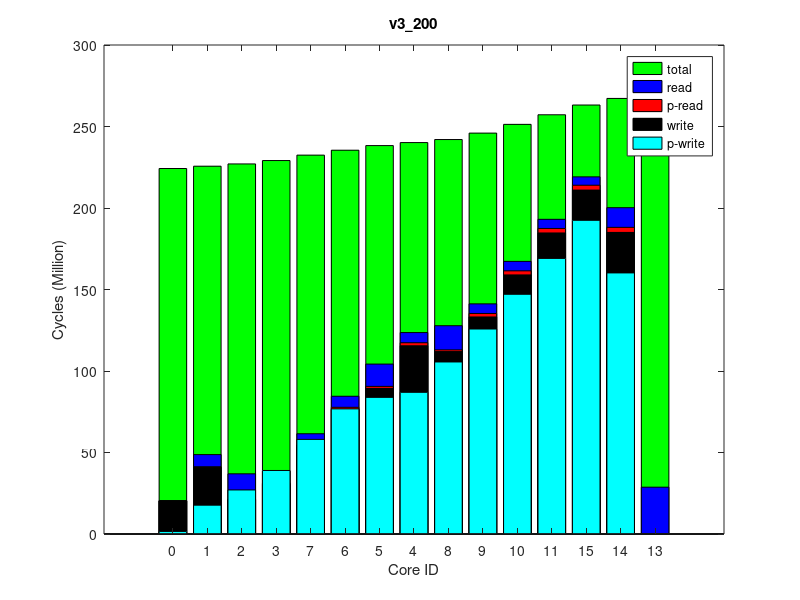

MATLAB code for this plot:
times(1, :, :) = [
132352, 226068720, 0
490865, 227499952, 0
340115, 228900311, 0
851370, 230994954, 0
1102502, 234333947, 0
1412835, 237409896, 0
1218857, 240334076, 0
1840255, 242229987, 0
1026250, 244148300, 0
2134720, 248236447, 0
2496266, 253785648, 0
2748596, 259891495, 0
2974513, 266103770, 0
3102117, 270240239, 0
0, 270942608, 0
];
times(2, :, :) = [
132352, 226096490, 0
499163, 227528171, 0
350388, 228928453, 0
857773, 231020325, 0
1116731, 234359550, 0
1419923, 237436044, 0
1221325, 240358111, 0
1840195, 242255957, 0
1027618, 244176160, 0
2135288, 248262373, 0
2498531, 253813014, 0
2750357, 259918700, 0
2976805, 266132013, 0
3100976, 270274828, 0
0, 270976027, 0
];
times(3, :, :) = [
132352, 226079396, 0
499796, 227508783, 0
350168, 228909005, 0
851804, 230999729, 0
1116939, 234339033, 0
1419426, 237417108, 0
1216878, 240340347, 0
1840927, 242238104, 0
1027064, 244156498, 0
2134995, 248242550, 0
2499131, 253791459, 0
2756539, 259896096, 0
2975887, 266097869, 0
3101237, 270230460, 0
0, 270933537, 0
];
times(4, :, :) = [
132352, 226071128, 0
492901, 227500661, 0
342024, 228902052, 0
850487, 230995922, 0
1100501, 234337915, 0
1413985, 237414909, 0
1216130, 240337937, 0
1840834, 242235031, 0
1027691, 244154607, 0
2135400, 248241573, 0
2495302, 253792003, 0
2752776, 259897708, 0
2975061, 266102588, 0
3103509, 270244308, 0
0, 270943624, 0
];
times(5, :, :) = [
132352, 226086187, 0
499243, 227516178, 0
349862, 228917340, 0
850829, 231004919, 0
1116703, 234344595, 0
1420770, 237423249, 0
1218546, 240345850, 0
1840830, 242242453, 0
1027141, 244160867, 0
2135376, 248247687, 0
2499137, 253796914, 0
2751452, 259902607, 0
2974669, 266110747, 0
3100658, 270255570, 0
0, 270954752, 0
];
times(6, :, :) = [
132352, 226083303, 0
499843, 227511995, 0
350407, 228912318, 0
853307, 231002971, 0
1110203, 234340909, 0
1419998, 237417668, 0
1215928, 240340289, 0
1840096, 242238071, 0
1027398, 244157235, 0
2135838, 248245415, 0
2493781, 253792968, 0
2754932, 259898058, 0
2975654, 266104032, 0
3102972, 270228050, 0
0, 270930402, 0
];
times(7, :, :) = [
132352, 226078555, 0
499008, 227507892, 0
350331, 228909977, 0
851889, 230999049, 0
1116555, 234337468, 0
1420615, 237415419, 0
1216492, 240338353, 0
1840017, 242234121, 0
1027431, 244153409, 0
2134952, 248241068, 0
2494825, 253790505, 0
2756225, 259896514, 0
2976271, 266105148, 0
3103031, 270239538, 0
0, 270939614, 0
];
times(8, :, :) = [
132352, 226076149, 0
499779, 227506494, 0
350415, 228905971, 0
850643, 230996014, 0
1110030, 234334291, 0
1420983, 237411092, 0
1220668, 240333219, 0
1840515, 242229391, 0
1027303, 244149001, 0
2134424, 248237924, 0
2497971, 253789529, 0
2748310, 259893718, 0
2974442, 266100334, 0
3102200, 270239153, 0
0, 270935248, 0
];
times(9, :, :) = [
132352, 226079201, 0
499834, 227507856, 0
350526, 228907273, 0
851377, 230997402, 0
1110109, 234337675, 0
1420552, 237415626, 0
1216559, 240339234, 0
1840176, 242235497, 0
1027351, 244154163, 0
2135452, 248240634, 0
2498190, 253790376, 0
2753722, 259895285, 0
2976664, 266100193, 0
3101841, 270236128, 0
0, 270937489, 0
];
times(10, :, :) = [
132352, 226083958, 0
499831, 227513348, 0
345681, 228913371, 0
849804, 231005388, 0
1099927, 234344855, 0
1411536, 237420446, 0
1215588, 240345618, 0
1840885, 242243322, 0
1027343, 244162022, 0
2135608, 248249528, 0
2496626, 253798216, 0
2752872, 259904014, 0
2975038, 266108304, 0
3099085, 270252652, 0
0, 270951163, 0
];
ave_times = round(squeeze(mean(times)));
format long g, ave_times
std_times = round(squeeze(std(times)));
format long g, std_times
polling_read_times = ave_times;
times(1, :, :) = [
1563803, 224332149, 0
17582259, 225757104, 0
26864217, 227152658, 0
38957924, 229231497, 0
58017442, 232569644, 0
76724439, 235627159, 0
83769696, 238528256, 0
86883389, 240415933, 0
105522443, 242332186, 0
125722614, 246411497, 0
147065268, 251948920, 0
169076980, 258012612, 0
192466638, 264104268, 0
160189212, 268200689, 0
0, 268886113, 0
];
times(2, :, :) = [
1593863, 224344603, 0
17824051, 225769111, 0
27363674, 227164822, 0
39041984, 229241831, 0
58236721, 232579904, 0
76949662, 235638979, 0
84003285, 238539933, 0
87313880, 240426092, 0
105742534, 242342897, 0
126156335, 246423326, 0
147117839, 251957303, 0
169158306, 258019764, 0
192484622, 264113323, 0
160173578, 268200445, 0
0, 268886049, 0
];
times(3, :, :) = [
1581474, 224349701, 0
17693591, 225774851, 0
27061512, 227171423, 0
39018232, 229254409, 0
58081559, 232594122, 0
76764753, 235650063, 0
83870772, 238553961, 0
87048458, 240440605, 0
105643403, 242357155, 0
125997685, 246437092, 0
147166429, 251974059, 0
169170123, 258033265, 0
192483171, 264120710, 0
160200514, 268199381, 0
0, 268881125, 0
];
times(4, :, :) = [
1581919, 224333729, 0
17707291, 225757384, 0
27114068, 227153548, 0
39081756, 229233874, 0
58097912, 232572869, 0
76810164, 235630099, 0
83870799, 238534907, 0
86979360, 240422808, 0
105593545, 242338093, 0
125784742, 246416515, 0
147053425, 251952904, 0
169136223, 258022474, 0
192464453, 264113726, 0
160203389, 268219126, 0
0, 268906341, 0
];
times(5, :, :) = [
1560902, 224325775, 0
17638925, 225749483, 0
26969665, 227143597, 0
38907201, 229227037, 0
58044244, 232564038, 0
76713485, 235621966, 0
83721098, 238522059, 0
86742875, 240407505, 0
105448137, 242322162, 0
125533168, 246401846, 0
146996999, 251937021, 0
169012577, 258005644, 0
192415440, 264096484, 0
160159086, 268188014, 0
0, 268879197, 0
];
times(6, :, :) = [
1562730, 224322302, 0
17642819, 225748547, 0
26999510, 227145285, 0
38971120, 229221208, 0
57885096, 232558332, 0
76574152, 235616184, 0
83632260, 238518075, 0
86537073, 240404823, 0
105348179, 242319985, 0
125452172, 246399745, 0
146933783, 251937050, 0
168959819, 258001511, 0
192268586, 264091314, 0
160161239, 268178721, 0
0, 268873953, 0
];
times(7, :, :) = [
1560415, 224331961, 0
17639389, 225756335, 0
26972026, 227152007, 0
38968489, 229229620, 0
58065283, 232565909, 0
76823495, 235624771, 0
83847556, 238529301, 0
86912526, 240417285, 0
105556635, 242330759, 0
125807840, 246410139, 0
147055457, 251947051, 0
169019679, 258001457, 0
192431536, 264092749, 0
160161910, 268176540, 0
0, 268858728, 0
];
times(8, :, :) = [
1537584, 224304248, 0
17521817, 225728937, 0
26896370, 227127757, 0
38790598, 229207039, 0
57898602, 232546650, 0
76724837, 235604017, 0
83770905, 238506940, 0
86866129, 240395864, 0
105512616, 242310209, 0
125760291, 246389746, 0
147023681, 251928710, 0
169015511, 257991061, 0
192391242, 264080903, 0
160174279, 268169939, 0
0, 268852585, 0
];
times(9, :, :) = [
1565966, 224319541, 0
17644069, 225745349, 0
26976595, 227141398, 0
38930218, 229220868, 0
57988767, 232558769, 0
76798903, 235616151, 0
83796281, 238519134, 0
86791855, 240406734, 0
105519834, 242322437, 0
125654404, 246404130, 0
146959043, 251941307, 0
168958002, 258005815, 0
192457446, 264094352, 0
160169901, 268197807, 0
0, 268884985, 0
];
times(10, :, :) = [
1573338, 224324681, 0
17661435, 225749412, 0
27081246, 227142940, 0
39050048, 229221626, 0
58069946, 232558244, 0
76816380, 235615967, 0
83828213, 238520062, 0
86943111, 240404785, 0
105564781, 242319613, 0
125797060, 246400009, 0
147028420, 251934246, 0
169082753, 257994974, 0
192403520, 264088083, 0
160164883, 268189991, 0
0, 268875752, 0
];
ave_times = round(squeeze(mean(times)));
format long g, ave_times
std_times = round(squeeze(std(times)));
format long g, std_times
polling_write_times = ave_times;
times(1, :, :) = [
0, 249331123, 0
7933845, 250911143, 64000
15941347, 252423033, 128000
8018925, 254646554, 64000
7965305, 258237581, 64000
8198861, 261606293, 64000
14904436, 264751108, 128000
8087807, 266808526, 64000
15865321, 268831773, 128000
8039316, 273144871, 64000
8313637, 279011247, 64000
8362486, 285332749, 64000
8126205, 291777076, 64000
15187618, 296134056, 128000
28722387, 296851184, 255980
];
times(2, :, :) = [
0, 249298197, 0
7934702, 250877804, 64000
15943605, 252391801, 128000
8020089, 254614883, 64000
7964969, 258201978, 64000
8201221, 261567593, 64000
14903495, 264711117, 128000
8090206, 266767171, 64000
15865007, 268786919, 128000
8039560, 273100729, 64000
8310487, 278962356, 64000
8364979, 285284966, 64000
8128118, 291728731, 64000
15183880, 296114554, 128000
28720683, 296830372, 255980
];
times(3, :, :) = [
0, 249308996, 0
7935846, 250887247, 64000
15942161, 252397719, 128000
8032104, 254624510, 64000
7965165, 258219043, 64000
8197743, 261592306, 64000
14905369, 264735123, 128000
8084077, 266790214, 64000
15860332, 268811659, 128000
8040356, 273121642, 64000
8308946, 278987810, 64000
8367195, 285309190, 64000
8125833, 291751780, 64000
15189152, 296130375, 128000
28724056, 296844571, 255980
];
times(4, :, :) = [
0, 249331168, 0
7935812, 250910539, 64000
15941267, 252420612, 128000
8031203, 254641567, 64000
7964567, 258245825, 64000
8201285, 261617543, 64000
14902715, 264765123, 128000
8087563, 266820039, 64000
15859984, 268838864, 128000
8053114, 273150949, 64000
8307674, 279018383, 64000
8363134, 285333098, 64000
8126946, 291775698, 64000
15189640, 296110885, 128000
28722418, 296827626, 255980
];
times(5, :, :) = [
0, 249325479, 0
7934729, 250906181, 64000
15944474, 252417478, 128000
8032088, 254638640, 64000
7964519, 258225958, 64000
8200105, 261591723, 64000
14901375, 264737667, 128000
8086226, 266793422, 64000
15859879, 268812596, 128000
8042060, 273124232, 64000
8313713, 278989361, 64000
8362661, 285311130, 64000
8127396, 291754747, 64000
15188958, 296116725, 128000
28723320, 296829385, 255980
];
times(6, :, :) = [
0, 249336209, 0
7933788, 250915606, 64000
15944982, 252425505, 128000
8021457, 254646976, 64000
7964574, 258237878, 64000
8200112, 261609204, 64000
14902657, 264755075, 128000
8084662, 266809528, 64000
15861055, 268828339, 128000
8039720, 273138514, 64000
8311846, 279003137, 64000
8363635, 285322947, 64000
8127524, 291766215, 64000
15186076, 296130563, 128000
28722868, 296834701, 255980
];
times(7, :, :) = [
0, 249315438, 0
7934050, 250895411, 64000
15942199, 252406035, 128000
8022753, 254628828, 64000
7965357, 258215647, 64000
8201069, 261581608, 64000
14903929, 264727377, 128000
8085623, 266782523, 64000
15863149, 268805024, 128000
8038779, 273115896, 64000
8310191, 278984891, 64000
8366871, 285302321, 64000
8127731, 291744917, 64000
15186540, 296114678, 128000
28721627, 296824868, 255980
];
times(8, :, :) = [
0, 249333517, 0
7934597, 250913124, 64000
15943513, 252423614, 128000
8031144, 254646205, 64000
7964140, 258238587, 64000
8199608, 261605520, 64000
14906623, 264749230, 128000
8085252, 266803300, 64000
15863565, 268825392, 128000
8052558, 273137794, 64000
8312085, 279000389, 64000
8363518, 285321058, 64000
8126292, 291763868, 64000
15191539, 296117474, 128000
28723695, 296826005, 255980
];
times(9, :, :) = [
0, 249343800, 0
7935609, 250923797, 64000
15945908, 252436975, 128000
8021235, 254659189, 64000
7965805, 258243126, 64000
8202200, 261608365, 64000
14905340, 264753270, 128000
8090110, 266807766, 64000
15861115, 268830366, 128000
8053153, 273140490, 64000
8309237, 279007582, 64000
8362958, 285331362, 64000
8125753, 291774026, 64000
15189387, 296128555, 128000
28723505, 296832811, 255980
];
times(10, :, :) = [
0, 249328210, 0
7936011, 250906276, 64000
15942551, 252419125, 128000
8020254, 254640946, 64000
7963632, 258228782, 64000
8200734, 261590453, 64000
14905985, 264734767, 128000
8088747, 266790342, 64000
15862132, 268812686, 128000
8038656, 273124828, 64000
8307294, 278988744, 64000
8362643, 285306750, 64000
8126551, 291748176, 64000
15187368, 296108271, 128000
28722788, 296819390, 255980
];
ave_times = round(squeeze(mean(times)));
format long g, ave_times
std_times = round(squeeze(std(times)));
format long g, std_times
read_times = ave_times;
times(1, :, :) = [
0, 224235822, 0
0, 225656545, 0
0, 227049166, 0
0, 229124350, 0
0, 232445437, 0
0, 235458328, 0
0, 238300784, 0
0, 240147361, 0
0, 242009803, 0
0, 245955205, 0
0, 251321319, 0
0, 257208412, 0
0, 263187462, 0
0, 267237746, 0
0, 267926664, 0
];
times(2, :, :) = [
0, 224224254, 0
0, 225645157, 0
0, 227036968, 0
0, 229105785, 0
0, 232427830, 0
0, 235440303, 0
0, 238282271, 0
0, 240128457, 0
0, 241991463, 0
0, 245936257, 0
0, 251301751, 0
0, 257189746, 0
0, 263169834, 0
0, 267214943, 0
0, 267898602, 0
];
times(3, :, :) = [
0, 224221103, 0
0, 225640063, 0
0, 227034041, 0
0, 229106555, 0
0, 232426515, 0
0, 235440933, 0
0, 238282500, 0
0, 240129336, 0
0, 241991430, 0
0, 245937982, 0
0, 251304480, 0
0, 257189177, 0
0, 263160127, 0
0, 267201099, 0
0, 267889669, 0
];
times(4, :, :) = [
0, 224235270, 0
0, 225656349, 0
0, 227047860, 0
0, 229125170, 0
0, 232448359, 0
0, 235461306, 0
0, 238302672, 0
0, 240148870, 0
0, 242012013, 0
0, 245957322, 0
0, 251321719, 0
0, 257209670, 0
0, 263180532, 0
0, 267221687, 0
0, 267910487, 0
];
times(5, :, :) = [
0, 224230521, 0
0, 225652026, 0
0, 227044846, 0
0, 229118548, 0
0, 232441491, 0
0, 235454594, 0
0, 238296217, 0
0, 240142406, 0
0, 242004490, 0
0, 245950079, 0
0, 251316177, 0
0, 257202100, 0
0, 263171861, 0
0, 267229727, 0
0, 267919816, 0
];
times(6, :, :) = [
0, 224224101, 0
0, 225644303, 0
0, 227037124, 0
0, 229111665, 0
0, 232432780, 0
0, 235446412, 0
0, 238287906, 0
0, 240135071, 0
0, 241996570, 0
0, 245942685, 0
0, 251306460, 0
0, 257194841, 0
0, 263177860, 0
0, 267232755, 0
0, 267920449, 0
];
times(7, :, :) = [
0, 224227311, 0
0, 225646655, 0
0, 227040314, 0
0, 229118549, 0
0, 232442162, 0
0, 235454931, 0
0, 238297821, 0
0, 240142620, 0
0, 242005906, 0
0, 245951619, 0
0, 251316806, 0
0, 257203707, 0
0, 263180458, 0
0, 267229987, 0
0, 267918024, 0
];
times(8, :, :) = [
0, 224238047, 0
0, 225657732, 0
0, 227050206, 0
0, 229121089, 0
0, 232445496, 0
0, 235459372, 0
0, 238301344, 0
0, 240147862, 0
0, 242010577, 0
0, 245954472, 0
0, 251321542, 0
0, 257208616, 0
0, 263185161, 0
0, 267229125, 0
0, 267926786, 0
];
times(9, :, :) = [
0, 224234572, 0
0, 225653546, 0
0, 227044834, 0
0, 229126821, 0
0, 232450148, 0
0, 235462519, 0
0, 238305641, 0
0, 240151680, 0
0, 242014359, 0
0, 245958528, 0
0, 251321929, 0
0, 257209119, 0
0, 263188841, 0
0, 267237258, 0
0, 267922256, 0
];
times(10, :, :) = [
0, 224236980, 0
0, 225657158, 0
0, 227050646, 0
0, 229127189, 0
0, 232448750, 0
0, 235461097, 0
0, 238303671, 0
0, 240149910, 0
0, 242012202, 0
0, 245956105, 0
0, 251321013, 0
0, 257210317, 0
0, 263183115, 0
0, 267233545, 0
0, 267919524, 0
];
ave_times = round(squeeze(mean(times)));
format long g, ave_times
std_times = round(squeeze(std(times)));
format long g, std_times
total_times = ave_times;
times(1, :, :) = [
20324325, 227553248, 64000
40782095, 227687827, 128000
20867842, 228635633, 64000
30223693, 230656941, 64000
53258190, 233978272, 64000
76063998, 236994932, 64000
89154726, 239887050, 64000
115484935, 241723259, 128000
111713464, 243618925, 64000
132800821, 247665579, 64000
158838911, 253167905, 64000
184577679, 259205767, 64000
210888364, 265270151, 64000
185011708, 269371692, 64000
0, 270059723, 0
];
times(2, :, :) = [
20324589, 227510096, 64000
40781820, 227644729, 128000
21177316, 228663304, 64000
30723448, 230690756, 64000
53937097, 234011431, 64000
76641531, 237029554, 64000
89607134, 239923651, 64000
115481206, 241760299, 128000
112201678, 243653005, 64000
133559256, 247702557, 64000
159088495, 253208331, 64000
184824999, 259248613, 64000
211091409, 265315763, 64000
185027723, 269408110, 64000
0, 270097379, 0
];
times(3, :, :) = [
20324338, 227525585, 64000
40781520, 227660341, 128000
21108130, 228663200, 64000
30602408, 230690159, 64000
53777073, 234010444, 64000
76470562, 237029608, 64000
89428454, 239924427, 64000
115631227, 241763902, 128000
112036647, 243655175, 64000
133423224, 247702266, 64000
159115055, 253209324, 64000
184747635, 259247287, 64000
211003410, 265314858, 64000
185037553, 269405867, 64000
0, 270101474, 0
];
times(4, :, :) = [
20324391, 227533066, 64000
40781793, 227667851, 128000
21088658, 228667877, 64000
30871931, 230692330, 64000
53740825, 234014326, 64000
76464037, 237032773, 64000
89449250, 239929770, 64000
115693406, 241767035, 128000
112068229, 243662044, 64000
133426649, 247709439, 64000
159018812, 253217235, 64000
184743460, 259257341, 64000
211035130, 265322989, 64000
185054994, 269419908, 64000
0, 270106619, 0
];
times(5, :, :) = [
20324377, 227552922, 64000
40781769, 227687740, 128000
20907156, 228645508, 64000
30278109, 230667169, 64000
53321344, 233989339, 64000
76186731, 237007538, 64000
89317548, 239902867, 64000
115372263, 241738864, 128000
111881809, 243630957, 64000
133056576, 247679333, 64000
158899402, 253182009, 64000
184626836, 259221135, 64000
210973654, 265289446, 64000
185002055, 269384789, 64000
0, 270072872, 0
];
times(6, :, :) = [
20324575, 227561699, 64000
40781907, 227696385, 128000
20868481, 228642411, 64000
30208810, 230663079, 64000
53301670, 233984581, 64000
76060285, 237002190, 64000
89170113, 239896967, 64000
115542029, 241733198, 128000
111725724, 243627315, 64000
132706755, 247675439, 64000
158820681, 253183933, 64000
184723357, 259220140, 64000
211068902, 265285070, 64000
184995037, 269368227, 64000
0, 270064897, 0
];
times(7, :, :) = [
20324533, 227551126, 64000
40781894, 227685803, 128000
20959484, 228655273, 64000
30561917, 230683646, 64000
53598760, 234004796, 64000
76351736, 237022701, 64000
89371412, 239916122, 64000
115521996, 241754749, 128000
111989804, 243649594, 64000
133262350, 247699011, 64000
159084693, 253203374, 64000
184735606, 259246751, 64000
211005680, 265315372, 64000
185029318, 269397056, 64000
0, 270082717, 0
];
times(8, :, :) = [
20324336, 227532991, 64000
40781696, 227667597, 128000
20984621, 228645552, 64000
30572384, 230670552, 64000
53509332, 233991543, 64000
76173819, 237009913, 64000
89252007, 239904461, 64000
115306067, 241740280, 128000
111849823, 243634987, 64000
132980595, 247683275, 64000
158748077, 253194626, 64000
184653263, 259234429, 64000
210959183, 265297027, 64000
185015345, 269384955, 64000
0, 270080089, 0
];
times(9, :, :) = [
20324556, 227545460, 64000
40781194, 227680100, 128000
20971008, 228653326, 64000
30614702, 230673529, 64000
53502589, 233997453, 64000
76273619, 237014206, 64000
89295767, 239903020, 64000
115454160, 241740345, 128000
111933435, 243633254, 64000
133221913, 247681173, 64000
158993000, 253184097, 64000
184623636, 259222380, 64000
210963085, 265287226, 64000
184999844, 269372350, 64000
0, 270067867, 0
];
times(10, :, :) = [
20324584, 227532553, 64000
40781859, 227667125, 128000
20974556, 228642211, 64000
30568479, 230669936, 64000
53551090, 233993024, 64000
76371900, 237008796, 64000
89373552, 239902969, 64000
115471190, 241739208, 128000
111912487, 243632010, 64000
133123964, 247681597, 64000
158920536, 253186846, 64000
184669544, 259224732, 64000
210935146, 265288664, 64000
185015732, 269381731, 64000
0, 270071595, 0
];
ave_times = round(squeeze(mean(times)));
format long g, ave_times
std_times = round(squeeze(std(times)));
format long g, std_times
write_times = ave_times;
mytitle = 'v3\_200';
% order = [1 2 3 4 8 7 6 5 9 10 11 12 15 14 13];
order = 1:15;

total_times = total_times(:, 2)(order);

read_times = read_times(:, 1)(order);
write_times = write_times(:, 1)(order);

polling_read_times = polling_read_times(:, 1)(order);
polling_write_times = polling_write_times(:, 1)(order);

total_times /= 1000000;

read_times /= 1000000;
write_times /= 1000000;

polling_read_times /= 1000000;
polling_write_times /= 1000000;

% laying read on top of write
read_times += write_times;
polling_read_times += write_times;

figure(1);
clf()
% set(gcf, 'Position', get(0,'Screensize'));
% set(gcf,'units','normalized','outerposition',[0 0 1 1])
bar(0:14, total_times,'g');
hold on;
bar(0:14, read_times,'b');
bar(0:14, polling_read_times,'r');
bar(0:14, write_times,'k');
bar(0:14, polling_write_times,'c');
hold off

axis([-2 16 0 300])
% axis([-1 15])
set(gca,'XTick',0:14);
set(gca,'xticklabel',{ '0'; '1'; '2'; '3'; '7'; '6'; '5'; '4'; '8'; '9'; '10'; '11'; '15'; '14'; '13' })

xlabel('Core ID')
ylabel('Cycles (Million)')

legend('total', 'read', 'p-read', 'write', 'p-write')
title(mytitle)
print(1, strcat(mytitle, '.png'))
